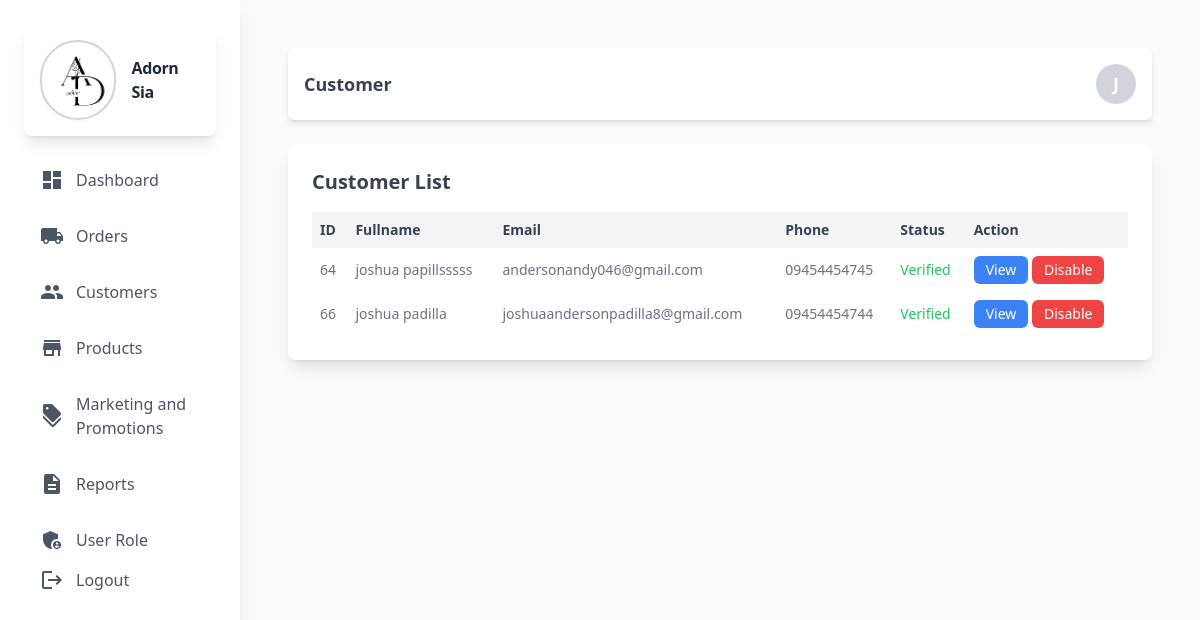
/admin/customer.php (signed in), run on the app's committed database.
### tables this page shows
CREATE TABLE `user` (
  `user_id` int(11) NOT NULL,
  `Fullname` varchar(60) NOT NULL,
  `Email` varchar(60) NOT NULL,
  `Phone` varchar(60) NOT NULL,
  `Password` varchar(255) NOT NULL,
  `Profile_images` varchar(255) DEFAULT NULL,
  `status` int(11) NOT NULL DEFAULT 0 COMMENT '0=Not Verified,1=Verified',
  `verificationKey` varchar(255) DEFAULT NULL,
  `link_expiration` datetime NOT NULL
);

### admin/backend/db.php (called while the page is built, shortened)
<?php
class db_connect
{
    public $host = db_host;
    public $user = db_user;
    public $pass = db_pass;
    public $name = db_name;
    public function connect()
    {
        try {
            $this->conn = new mysqli($this->host, $this->user, $this->pass, $this->name);
        } catch (\Throwable $th) {
            header("Location:setup.php");
        }
    }
}

### admin/backend/class.php (called while the page is built, shortened)
<?php
include ('db.php');
class global_class extends db_connect
{
    public function fetch_all_customers(){
        $query = $this->conn->prepare("SELECT * FROM `user`");
        if ($query->execute()) {
            $result = $query->get_result();
            return $result;
        }
    }
}

### admin/backend/end-points/customers_list.php (the view)
<?php
include('backend/class.php');
$db = new global_class();
$fetch_all_students = $db->fetch_all_customers();
if ($fetch_all_students): ?>
    <?php foreach ($fetch_all_students as $student):
        $status = ($student['status'] > 0) ? "Verified" : "Not Verified";
        $status_color = ($student['status'] > 0) ? "text-green-500" : "text-red-500";
        ?>
        <tr>
            <td class="p-2"><?php echo htmlspecialchars($student['user_id']); ?></td>
            <td class="p-2"><?php echo htmlspecialchars($student['Fullname']); ?></td>
            <td class="p-2"><?php echo htmlspecialchars($student['Email']); ?></td>
            <td class="p-2"><?php echo htmlspecialchars($student['Phone']); ?></td>
            <td class="p-2 <?= $status_color; ?>"><?php echo $status; ?></td>
            <td class="p-2">
                <button class="bg-blue-500 text-white py-1 px-3 rounded-md togglerUpdateUser" data-user_id=<?=$student['user_id']?>>View</button>
                <button class="bg-red-500 text-white py-1 px-3 rounded-md">Disable</button>
            </td>
        </tr>
    <?php endforeach; ?>
<?php else: ?>
    <tr>
        <td colspan="5" class="p-2">No students found.</td>
    </tr>
<?php endif; ?>

### data on the page
user: user_id "64", Fullname "joshua papillsssss", Email "andersonandy046@gmail.com", Phone "09454454745", status "Verified"
user: user_id "66", Fullname "joshua padilla", Email "joshuaandersonpadilla8@gmail.com", Phone "09454454744", status "Verified"

### other printed values
substr(ucfirst($_SESSION['admin_username']), 0, 1) "J"
